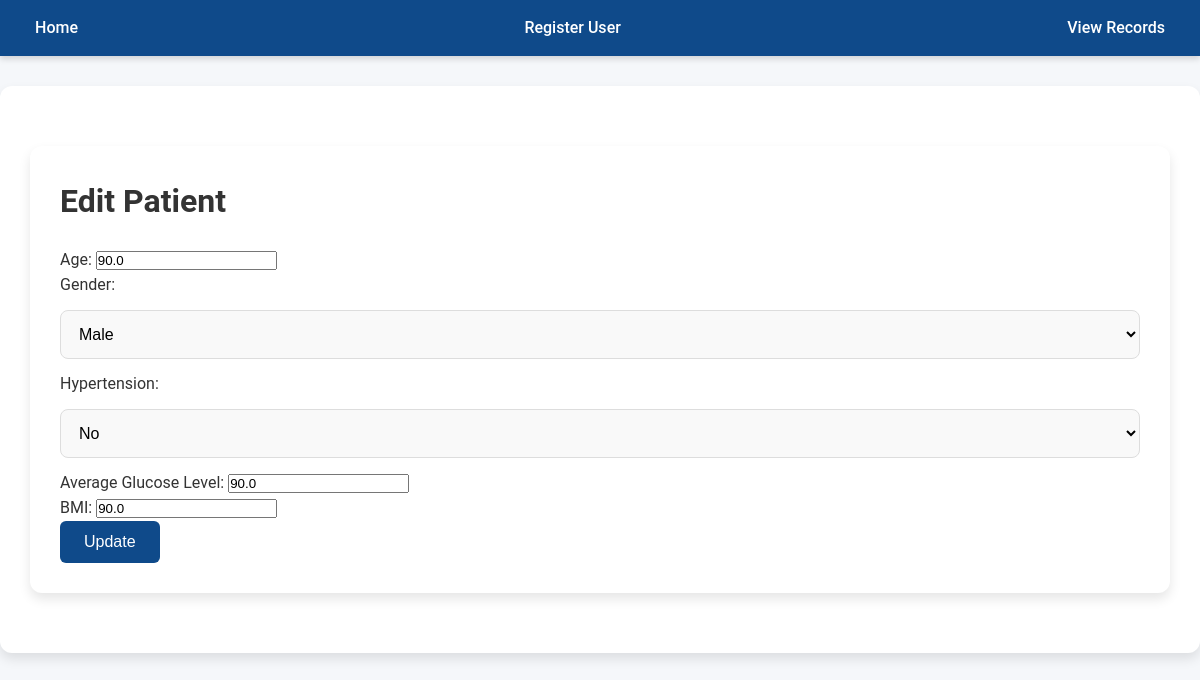
Page /edit/2 on the committed database.
### app/models.py (models this page shows, shortened)
class Patient(db.Model):
    id = db.Column(db.Integer, primary_key=True, autoincrement=True)
    gender = db.Column(db.String(20), nullable=False)
    age = db.Column(db.Float, nullable=False)
    hypertension = db.Column(db.Integer, nullable=False)
    avg_glucose_level = db.Column(db.Float, nullable=False)
    bmi = db.Column(db.Float, nullable=False)

### app/routes.py (the view, shortened to what this page needs)
@main.route('/edit/<int:id>', methods=['GET', 'POST'])
def edit_patient(id):
    patient = Patient.query.get_or_404(id)
    return render_template('edit_patient.html', patient=patient)

### app/templates/edit_patient.html (shortened to what this page needs)
{% extends "layout.html" %}
{% block content %}
<!DOCTYPE html>
<html lang="en">
<head>
    <link rel="stylesheet" href="/static/css/styles.css">
</head>
<body>
    <div class="content">
        <h1>Edit Patient</h1>
        <form method="POST" action="">
            <div>
                <label for="age">Age:</label>
                <input type="number" id="age" name="age" value="{{ patient.age }}" required>
            </div>
            <div>
                <label for="gender">Gender:</label>
                <select id="gender" name="gender" required>
                    <option value="Male" {% if patient.gender == 'Male' %}selected{% endif %}>Male</option>
                </select>
            </div>
            <div>
                <label for="hypertension">Hypertension:</label>
                <select id="hypertension" name="hypertension" required>
                    <option value="0" {% if not patient.hypertension %}selected{% endif %}>No</option>
                </select>
            </div>
            <div>
                <label for="avg_glucose_level">Average Glucose Level:</label>
                <input type="number" step="0.1" id="avg_glucose_level" name="avg_glucose_level" value="{{ patient.avg_glucose_level }}" required>
            </div>
            <div>
                <label for="bmi">BMI:</label>
                <input type="number" step="0.1" id="bmi" name="bmi" value="{{ patient.bmi }}" required>
            </div>
            <button type="submit">Update</button>
        </form>
    </div>
</body>
</html>
{% endblock %}

### app/static/css/styles.css (style rules this page uses)
* { margin: 0; padding: 0; box-sizing: border-box; }
body { font-family: 'Roboto', Arial, sans-serif; background-color: #f5f7fa; color: #333; line-height: 1.6; margin: 0; padding: 0; }
.content { padding: 30px; max-width: 1200px; margin: 30px auto; background: #ffffff; box-shadow: 0 6px 12px rgba(0, 0, 0, 0.1); border-radius: 12px; }
button, .btn { background-color: #0f4a8a; color: white; border: none; padding: 12px 24px; font-size: 16px; border-radius: 6px; cursor: pointer; transition: background-color 0.3s ease, box-shadow 0.3s ease, transform 0.2s ease; }
form { margin-top: 20px; }
input[type="text"], input[type="email"], input[type="password"], select, textarea { width: 100%; padding: 14px; margin: 12px 0; border: 1px solid #ddd; border-radius: 8px; font-size: 16px; background-color: #f9f9f9; transition: border-color 0.3s ease, background-color 0.3s ease; }

### rows in the picture
Patient: age "90.0", gender "Male", hypertension "No", avg_glucose_level "90.0", bmi "90.0"
